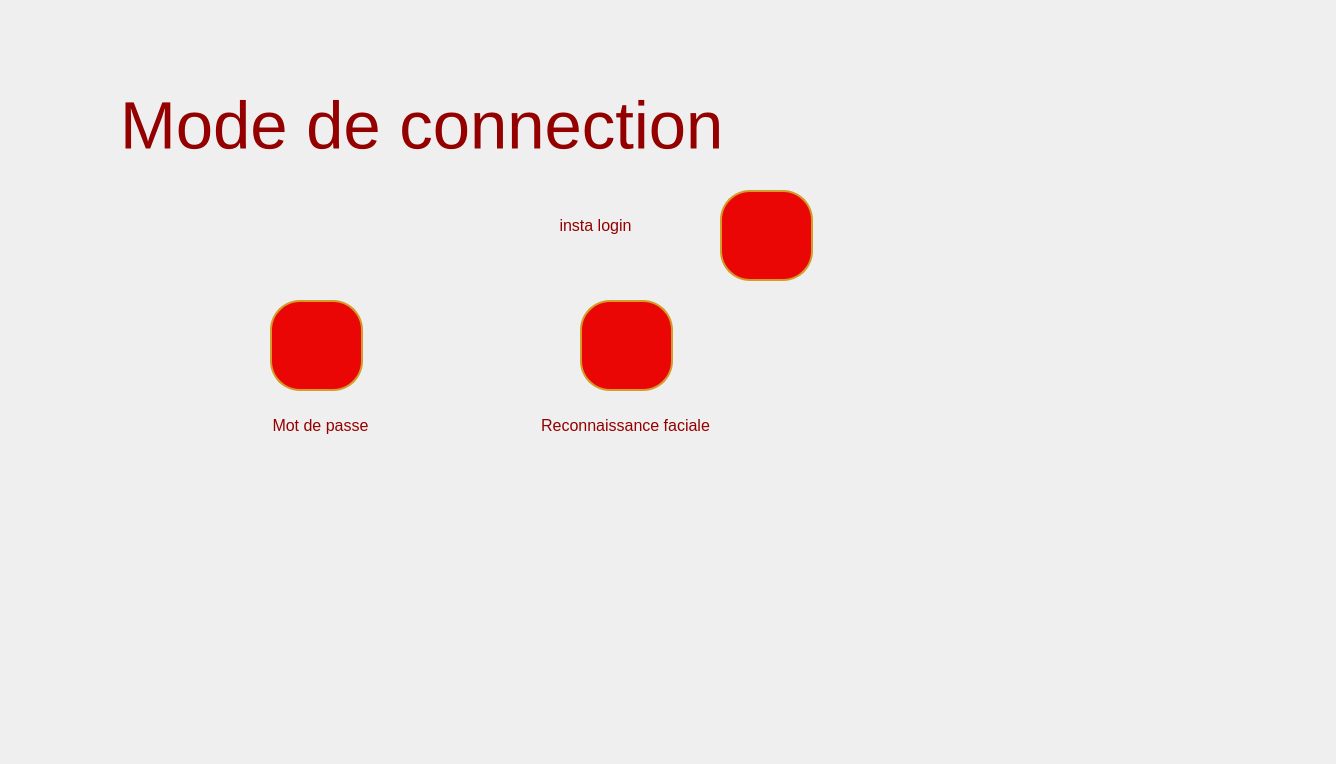
<?xml version="1.0" encoding="UTF-8"?>
<ui version="4.0">
 <class>MainWindow</class>
 <widget class="QMainWindow" name="MainWindow">
  <property name="geometry">
   <rect>
    <x>0</x>
    <y>0</y>
    <width>1336</width>
    <height>764</height>
   </rect>
  </property>
  <property name="windowTitle">
   <string>DarZmen</string>
  </property>
  <property name="windowIcon">
   <iconset resource="src.qrc">
    <normaloff>:/src/logo (2).png</normaloff>:/src/logo (2).png</iconset>
  </property>
  <property name="styleSheet">
   <string notr="true">background-image: url(:/src/src/Home_1.png);</string>
  </property>
  <widget class="QWidget" name="centralwidget">
   <widget class="QStackedWidget" name="MWstackedwidget">
    <property name="geometry">
     <rect>
      <x>30</x>
      <y>40</y>
      <width>861</width>
      <height>481</height>
     </rect>
    </property>
    <property name="currentIndex">
     <number>0</number>
    </property>
    <widget class="QWidget" name="optionsPage">
     <widget class="QLabel" name="label_9">
      <property name="geometry">
       <rect>
        <x>480</x>
        <y>370</y>
        <width>231</width>
        <height>31</height>
       </rect>
      </property>
      <property name="font">
       <font>
        <pointsize>12</pointsize>
       </font>
      </property>
      <property name="styleSheet">
       <string notr="true">color: rgb(148, 0, 0);</string>
      </property>
      <property name="text">
       <string>Reconnaissance faciale</string>
      </property>
      <property name="alignment">
       <set>Qt::AlignCenter</set>
      </property>
     </widget>
     <widget class="QLabel" name="label_10">
      <property name="geometry">
       <rect>
        <x>90</x>
        <y>50</y>
        <width>751</width>
        <height>71</height>
       </rect>
      </property>
      <property name="font">
       <font>
        <pointsize>50</pointsize>
       </font>
      </property>
      <property name="styleSheet">
       <string notr="true">color: rgb(148, 0, 0);</string>
      </property>
      <property name="text">
       <string>Mode de connection</string>
      </property>
     </widget>
     <widget class="QPushButton" name="sallesmainButton_2">
      <property name="geometry">
       <rect>
        <x>240</x>
        <y>260</y>
        <width>93</width>
        <height>91</height>
       </rect>
      </property>
      <property name="styleSheet">
       <string notr="true">QPushButton {
    border-radius: 30px; 
    background-color: #EB0606; 
    color: white;
    border: 2px solid #D29D28; 
    padding: 10px 20px; 
}

QPushButton:hover {
    background-color: #5A0816; 
}

QPushButton:pressed {
    background-color: #FFDE59;
}


QPushButton::icon {
    width: 24px;
    height: 24px; 
}

</string>
      </property>
      <property name="text">
       <string/>
      </property>
      <property name="icon">
       <iconset resource="src.qrc">
        <normaloff>:/src/src/password.png</normaloff>:/src/src/password.png</iconset>
      </property>
      <property name="iconSize">
       <size>
        <width>70</width>
        <height>100</height>
       </size>
      </property>
     </widget>
     <widget class="QPushButton" name="eventmainButton_2">
      <property name="geometry">
       <rect>
        <x>550</x>
        <y>260</y>
        <width>93</width>
        <height>91</height>
       </rect>
      </property>
      <property name="styleSheet">
       <string notr="true">QPushButton {
    border-radius: 30px; 
    background-color: #EB0606; 
    color: white;
    border: 2px solid #D29D28; 
    padding: 10px 20px; 
}

QPushButton:hover {
    background-color: #5A0816; 
}

QPushButton:pressed {
    background-color: #FFDE59;
}


QPushButton::icon {
    width: 24px;
    height: 24px; 
}

</string>
      </property>
      <property name="text">
       <string/>
      </property>
      <property name="icon">
       <iconset resource="src.qrc">
        <normaloff>:/src/src/facialRec.png</normaloff>:/src/src/facialRec.png</iconset>
      </property>
      <property name="iconSize">
       <size>
        <width>70</width>
        <height>100</height>
       </size>
      </property>
     </widget>
     <widget class="QLabel" name="label_8">
      <property name="geometry">
       <rect>
        <x>190</x>
        <y>370</y>
        <width>201</width>
        <height>31</height>
       </rect>
      </property>
      <property name="font">
       <font>
        <pointsize>12</pointsize>
       </font>
      </property>
      <property name="styleSheet">
       <string notr="true">color: rgb(148, 0, 0);</string>
      </property>
      <property name="text">
       <string>Mot de passe</string>
      </property>
      <property name="alignment">
       <set>Qt::AlignCenter</set>
      </property>
     </widget>
     <widget class="QPushButton" name="sallesmainButton_3">
      <property name="geometry">
       <rect>
        <x>690</x>
        <y>150</y>
        <width>93</width>
        <height>91</height>
       </rect>
      </property>
      <property name="styleSheet">
       <string notr="true">QPushButton {
    border-radius: 30px; 
    background-color: #EB0606; 
    color: white;
    border: 2px solid #D29D28; 
    padding: 10px 20px; 
}

QPushButton:hover {
    background-color: #5A0816; 
}

QPushButton:pressed {
    background-color: #FFDE59;
}


QPushButton::icon {
    width: 24px;
    height: 24px; 
}

</string>
      </property>
      <property name="text">
       <string/>
      </property>
      <property name="icon">
       <iconset resource="src.qrc">
        <normaloff>:/src/salleicon.png</normaloff>:/src/salleicon.png</iconset>
      </property>
      <property name="iconSize">
       <size>
        <width>70</width>
        <height>100</height>
       </size>
      </property>
     </widget>
     <widget class="QLabel" name="label_11">
      <property name="geometry">
       <rect>
        <x>450</x>
        <y>170</y>
        <width>231</width>
        <height>31</height>
       </rect>
      </property>
      <property name="font">
       <font>
        <pointsize>12</pointsize>
       </font>
      </property>
      <property name="styleSheet">
       <string notr="true">color: rgb(148, 0, 0);</string>
      </property>
      <property name="text">
       <string>insta login</string>
      </property>
      <property name="alignment">
       <set>Qt::AlignCenter</set>
      </property>
     </widget>
    </widget>
    <widget class="QWidget" name="emptyPage"/>
    <widget class="QWidget" name="loginPage">
     <widget class="QPushButton" name="retourOptions">
      <property name="geometry">
       <rect>
        <x>760</x>
        <y>20</y>
        <width>81</width>
        <height>81</height>
       </rect>
      </property>
      <property name="styleSheet">
       <string notr="true">QPushButton {
    border-radius: 30px; 
    background-color: #EB0606; 
    color: white;
    border: 2px solid #D29D28; 
    padding: 10px 20px; 
}

QPushButton:hover {
    background-color: #5A0816; 
}

QPushButton:pressed {
    background-color: #FFDE59;
}


QPushButton::icon {
    width: 24px;
    height: 24px; 
}

</string>
      </property>
      <property name="text">
       <string/>
      </property>
      <property name="icon">
       <iconset resource="src.qrc">
        <normaloff>:/src/src/back.png</normaloff>:/src/src/back.png</iconset>
      </property>
      <property name="iconSize">
       <size>
        <width>70</width>
        <height>100</height>
       </size>
      </property>
     </widget>
     <widget class="QLineEdit" name="username_2">
      <property name="geometry">
       <rect>
        <x>280</x>
        <y>170</y>
        <width>191</width>
        <height>51</height>
       </rect>
      </property>
      <property name="styleSheet">
       <string notr="true">QLineEdit {
    border: 2px solid darkred;
    border-radius: 15px; /* Make it larger for a circular shape */
    padding: 5px; /* Adjust as needed */
    color: grey;
}

QLineEdit:focus {
    border: 2px solid darkred;
    border-radius: 15px; /* Make it larger for a circular shape */
    padding: 5px; /* Adjust as needed */
    color: grey;
}</string>
      </property>
      <property name="text">
       <string/>
      </property>
     </widget>
     <widget class="QLineEdit" name="password_2">
      <property name="geometry">
       <rect>
        <x>280</x>
        <y>250</y>
        <width>191</width>
        <height>51</height>
       </rect>
      </property>
      <property name="styleSheet">
       <string notr="true">QLineEdit {
    border: 2px solid darkred;
    border-radius: 15px; /* Make it larger for a circular shape */
    padding: 5px; /* Adjust as needed */
    color: grey;
}

QLineEdit:focus {
    border: 2px solid darkred;
    border-radius: 15px; /* Make it larger for a circular shape */
    padding: 5px; /* Adjust as needed */
    color: grey;
}</string>
      </property>
      <property name="text">
       <string/>
      </property>
     </widget>
     <widget class="QPushButton" name="pushButton_43">
      <property name="geometry">
       <rect>
        <x>100</x>
        <y>170</y>
        <width>131</width>
        <height>41</height>
       </rect>
      </property>
      <property name="font">
       <font>
        <family>MS Shell Dlg 2</family>
        <pointsize>14</pointsize>
        <weight>50</weight>
        <italic>false</italic>
        <bold>false</bold>
       </font>
      </property>
      <property name="styleSheet">
       <string notr="true">QPushButton {
    color: rgb(125, 0, 0); 
    border-radius: 20px; 
    padding: 10px; 
    transition: background-color 0.3s, color 0.3s; 
}
</string>
      </property>
      <property name="text">
       <string>NOM :</string>
      </property>
      <property name="icon">
       <iconset>
        <normaloff>../../DarZmenInteg5/artistes/780575.png</normaloff>../../DarZmenInteg5/artistes/780575.png</iconset>
      </property>
      <property name="iconSize">
       <size>
        <width>100</width>
        <height>50</height>
       </size>
      </property>
     </widget>
     <widget class="QPushButton" name="pushButton_44">
      <property name="geometry">
       <rect>
        <x>40</x>
        <y>240</y>
        <width>201</width>
        <height>61</height>
       </rect>
      </property>
      <property name="font">
       <font>
        <family>MS Shell Dlg 2</family>
        <pointsize>14</pointsize>
        <weight>50</weight>
        <italic>false</italic>
        <bold>false</bold>
       </font>
      </property>
      <property name="styleSheet">
       <string notr="true">QPushButton {
    color: rgb(125, 0, 0); 
    border-radius: 20px; 
    padding: 10px; 
    transition: background-color 0.3s, color 0.3s; 
}
</string>
      </property>
      <property name="text">
       <string>Mot De Passe :</string>
      </property>
      <property name="icon">
       <iconset>
        <normaloff>../../DarZmenInteg5/artistes/780575.png</normaloff>../../DarZmenInteg5/artistes/780575.png</iconset>
      </property>
      <property name="iconSize">
       <size>
        <width>100</width>
        <height>50</height>
       </size>
      </property>
     </widget>
     <widget class="QPushButton" name="oublie">
      <property name="geometry">
       <rect>
        <x>690</x>
        <y>410</y>
        <width>141</width>
        <height>51</height>
       </rect>
      </property>
      <property name="styleSheet">
       <string notr="true">QPushButton {
    background-color: darkred;
    color: black;
    border: 2px solid rgb(215, 157, 27);
    border-radius: 20px; 
    padding: 10px; 
}

QPushButton:hover {
    background-color: rgb(215, 157, 27); 
}

QLineEdit {
    border: 2px solid darkred;
    border-radius: 15px; 
    padding: 5px; 
    color: white;
}

QLineEdit:focus {
    border: 2px solid darkred;
    border-radius: 15px; 
    padding: 5px; 
    color: white;
}
</string>
      </property>
      <property name="text">
       <string>MDP oublie</string>
      </property>
     </widget>
     <widget class="QPushButton" name="login">
      <property name="geometry">
       <rect>
        <x>520</x>
        <y>410</y>
        <width>141</width>
        <height>51</height>
       </rect>
      </property>
      <property name="styleSheet">
       <string notr="true">QPushButton {
	font: 8pt &quot;MS Shell Dlg 2&quot;;
    background-color: darkred;
    color: black;
    border: 2px solid rgb(215, 157, 27);
    border-radius: 20px; 
    padding: 12px; 
}

QPushButton:hover {
    background-color: rgb(215, 157, 27); 
}

QLineEdit {
    border: 2px solid darkred;
    border-radius: 15px; 
    padding: 5px; 
    color: white;
}

QLineEdit:focus {
    border: 2px solid darkred;
    border-radius: 15px; 
    padding: 5px; 
    color: white;
}
</string>
      </property>
      <property name="text">
       <string>Se Connecter</string>
      </property>
     </widget>
    </widget>
    <widget class="QWidget" name="menuPage">
     <widget class="QLabel" name="label">
      <property name="geometry">
       <rect>
        <x>50</x>
        <y>-10</y>
        <width>271</width>
        <height>71</height>
       </rect>
      </property>
      <property name="font">
       <font>
        <pointsize>50</pointsize>
       </font>
      </property>
      <property name="styleSheet">
       <string notr="true">color: rgb(148, 0, 0);</string>
      </property>
      <property name="text">
       <string>Acceuil </string>
      </property>
     </widget>
     <widget class="QLabel" name="label_5">
      <property name="geometry">
       <rect>
        <x>130</x>
        <y>420</y>
        <width>201</width>
        <height>31</height>
       </rect>
      </property>
      <property name="font">
       <font>
        <pointsize>12</pointsize>
       </font>
      </property>
      <property name="styleSheet">
       <string notr="true">color: rgb(148, 0, 0);</string>
      </property>
      <property name="text">
       <string>Gestion des Salles</string>
      </property>
      <property name="alignment">
       <set>Qt::AlignCenter</set>
      </property>
     </widget>
     <widget class="QLabel" name="label_7">
      <property name="geometry">
       <rect>
        <x>590</x>
        <y>420</y>
        <width>211</width>
        <height>31</height>
       </rect>
      </property>
      <property name="font">
       <font>
        <pointsize>12</pointsize>
       </font>
      </property>
      <property name="styleSheet">
       <string notr="true">color: rgb(148, 0, 0);</string>
      </property>
      <property name="text">
       <string>Gestion des Matériels</string>
      </property>
      <property name="alignment">
       <set>Qt::AlignCenter</set>
      </property>
     </widget>
     <widget class="QPushButton" name="contratsmainButton">
      <property name="geometry">
       <rect>
        <x>630</x>
        <y>120</y>
        <width>93</width>
        <height>91</height>
       </rect>
      </property>
      <property name="styleSheet">
       <string notr="true">QPushButton {
    border-radius: 30px; 
    background-color: #EB0606; 
    color: white;
    border: 2px solid #D29D28; 
    padding: 10px 20px; 
}

QPushButton:hover {
    background-color: #5A0816; 
}

QPushButton:pressed {
    background-color: #FFDE59;
}


QPushButton::icon {
    width: 24px;
    height: 24px; 
}

</string>
      </property>
      <property name="text">
       <string/>
      </property>
      <property name="icon">
       <iconset resource="src.qrc">
        <normaloff>:/src/contrat png.jpg</normaloff>:/src/contrat png.jpg</iconset>
      </property>
      <property name="iconSize">
       <size>
        <width>70</width>
        <height>100</height>
       </size>
      </property>
     </widget>
     <widget class="QPushButton" name="employesmainButton">
      <property name="geometry">
       <rect>
        <x>180</x>
        <y>120</y>
        <width>93</width>
        <height>91</height>
       </rect>
      </property>
      <property name="styleSheet">
       <string notr="true">QPushButton {
    border-radius: 30px; 
    background-color: #EB0606; 
    color: white;
    border: 2px solid #D29D28; 
    padding: 10px 20px; 
}

QPushButton:hover {
    background-color: #5A0816; 
}

QPushButton:pressed {
    background-color: #FFDE59;
}


QPushButton::icon {
    width: 24px;
    height: 24px; 
}

QPushButton::menu-indicator {
    /*image: url('path_to_your_icon'); */
    subcontrol-origin: padding;
    subcontrol-position: top right; 
    right: 10px;
    top: 10px;
}</string>
      </property>
      <property name="text">
       <string/>
      </property>
      <property name="icon">
       <iconset resource="src.qrc">
        <normaloff>:/src/usersicon.png</normaloff>:/src/usersicon.png</iconset>
      </property>
      <property name="iconSize">
       <size>
        <width>70</width>
        <height>100</height>
       </size>
      </property>
     </widget>
     <widget class="QPushButton" name="sallesmainButton">
      <property name="geometry">
       <rect>
        <x>180</x>
        <y>310</y>
        <width>93</width>
        <height>91</height>
       </rect>
      </property>
      <property name="styleSheet">
       <string notr="true">QPushButton {
    border-radius: 30px; 
    background-color: #EB0606; 
    color: white;
    border: 2px solid #D29D28; 
    padding: 10px 20px; 
}

QPushButton:hover {
    background-color: #5A0816; 
}

QPushButton:pressed {
    background-color: #FFDE59;
}


QPushButton::icon {
    width: 24px;
    height: 24px; 
}

</string>
      </property>
      <property name="text">
       <string/>
      </property>
      <property name="icon">
       <iconset resource="src.qrc">
        <normaloff>:/src/salleicon.png</normaloff>:/src/salleicon.png</iconset>
      </property>
      <property name="iconSize">
       <size>
        <width>70</width>
        <height>100</height>
       </size>
      </property>
     </widget>
     <widget class="QLabel" name="label_6">
      <property name="geometry">
       <rect>
        <x>350</x>
        <y>420</y>
        <width>211</width>
        <height>31</height>
       </rect>
      </property>
      <property name="font">
       <font>
        <pointsize>12</pointsize>
       </font>
      </property>
      <property name="styleSheet">
       <string notr="true">color: rgb(148, 0, 0);</string>
      </property>
      <property name="text">
       <string>Gestion des Événement</string>
      </property>
      <property name="alignment">
       <set>Qt::AlignCenter</set>
      </property>
     </widget>
     <widget class="QLabel" name="label_4">
      <property name="geometry">
       <rect>
        <x>580</x>
        <y>220</y>
        <width>191</width>
        <height>31</height>
       </rect>
      </property>
      <property name="font">
       <font>
        <pointsize>12</pointsize>
       </font>
      </property>
      <property name="styleSheet">
       <string notr="true">color: rgb(148, 0, 0);</string>
      </property>
      <property name="text">
       <string>Gestion des Contrats</string>
      </property>
      <property name="alignment">
       <set>Qt::AlignCenter</set>
      </property>
     </widget>
     <widget class="QPushButton" name="matmainButton">
      <property name="geometry">
       <rect>
        <x>640</x>
        <y>310</y>
        <width>93</width>
        <height>91</height>
       </rect>
      </property>
      <property name="styleSheet">
       <string notr="true">QPushButton {
    border-radius: 30px; 
    background-color: #EB0606; 
    color: white;
    border: 2px solid #D29D28; 
    padding: 10px 20px; 
}

QPushButton:hover {
    background-color: #5A0816; 
}

QPushButton:pressed {
    background-color: #FFDE59;
}


QPushButton::icon {
    width: 24px;
    height: 24px; 
}

</string>
      </property>
      <property name="text">
       <string/>
      </property>
      <property name="icon">
       <iconset resource="src.qrc">
        <normaloff>:/src/maticon.png</normaloff>:/src/maticon.png</iconset>
      </property>
      <property name="iconSize">
       <size>
        <width>70</width>
        <height>100</height>
       </size>
      </property>
     </widget>
     <widget class="QPushButton" name="artistemainButton">
      <property name="geometry">
       <rect>
        <x>400</x>
        <y>120</y>
        <width>93</width>
        <height>91</height>
       </rect>
      </property>
      <property name="styleSheet">
       <string notr="true">QPushButton {
    border-radius: 30px; 
    background-color: #EB0606; 
    color: white;
    border: 2px solid #D29D28; 
    padding: 10px 20px; 
}

QPushButton:hover {
    background-color: #5A0816; 
}

QPushButton:pressed {
    background-color: #FFDE59;
}


QPushButton::icon {
    width: 24px;
    height: 24px; 
}

</string>
      </property>
      <property name="text">
       <string/>
      </property>
      <property name="icon">
       <iconset resource="src.qrc">
        <normaloff>:/src/articon.jpg</normaloff>:/src/articon.jpg</iconset>
      </property>
      <property name="iconSize">
       <size>
        <width>70</width>
        <height>100</height>
       </size>
      </property>
     </widget>
     <widget class="QLabel" name="label_3">
      <property name="geometry">
       <rect>
        <x>360</x>
        <y>220</y>
        <width>191</width>
        <height>31</height>
       </rect>
      </property>
      <property name="font">
       <font>
        <pointsize>12</pointsize>
       </font>
      </property>
      <property name="styleSheet">
       <string notr="true">color: rgb(148, 0, 0);</string>
      </property>
      <property name="text">
       <string>Gestion des Artistes</string>
      </property>
      <property name="alignment">
       <set>Qt::AlignCenter</set>
      </property>
     </widget>
     <widget class="QPushButton" name="eventmainButton">
      <property name="geometry">
       <rect>
        <x>400</x>
        <y>310</y>
        <width>93</width>
        <height>91</height>
       </rect>
      </property>
      <property name="styleSheet">
       <string notr="true">QPushButton {
    border-radius: 30px; 
    background-color: #EB0606; 
    color: white;
    border: 2px solid #D29D28; 
    padding: 10px 20px; 
}

QPushButton:hover {
    background-color: #5A0816; 
}

QPushButton:pressed {
    background-color: #FFDE59;
}


QPushButton::icon {
    width: 24px;
    height: 24px; 
}

</string>
      </property>
      <property name="text">
       <string/>
      </property>
      <property name="icon">
       <iconset resource="src.qrc">
        <normaloff>:/src/eventicon.png</normaloff>:/src/eventicon.png</iconset>
      </property>
      <property name="iconSize">
       <size>
        <width>70</width>
        <height>100</height>
       </size>
      </property>
     </widget>
     <widget class="QLabel" name="label_2">
      <property name="geometry">
       <rect>
        <x>130</x>
        <y>220</y>
        <width>201</width>
        <height>31</height>
       </rect>
      </property>
      <property name="font">
       <font>
        <pointsize>12</pointsize>
       </font>
      </property>
      <property name="styleSheet">
       <string notr="true">color: rgb(148, 0, 0);</string>
      </property>
      <property name="text">
       <string>Gestion des Employes</string>
      </property>
      <property name="alignment">
       <set>Qt::AlignCenter</set>
      </property>
     </widget>
    </widget>
   </widget>
  </widget>
 </widget>
 <resources>
  <include location="src.qrc"/>
 </resources>
 <connections/>
</ui>
